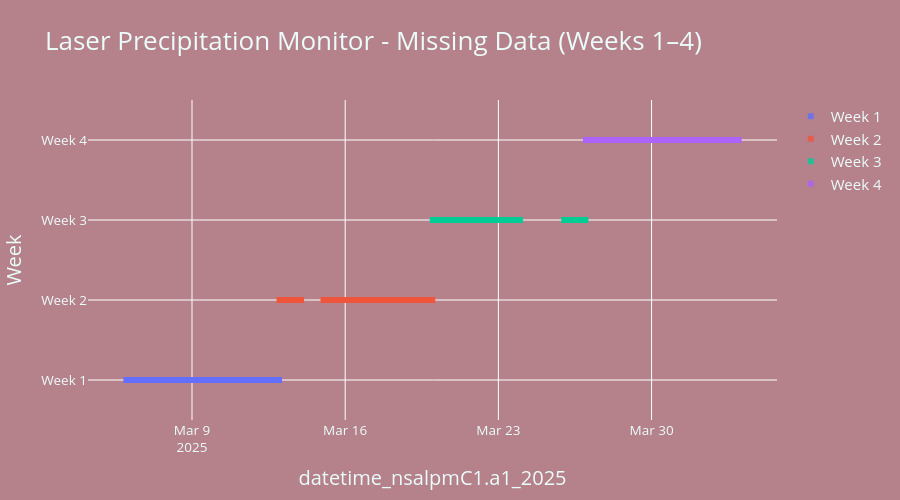

Here is the notebook cell this chart was saved with:
### Code cell
import plotly.graph_objects as go
import pandas as pd
import os
from datetime import timedelta
from datetime import datetime


site = "C1"
instrument = "LPM"
fontfamily = "Open Sans"

import pandas as pd
import os
from datetime import timedelta

def load_and_prepare_dataframe(site: str, instrument: str, yml: dict, data_folder: str = "../../data") -> tuple[pd.DataFrame, list[str], str]:
    data_info = yml['NSA'][site][instrument]
    vars = data_info['var_name']
    title = data_info['title']
    filename = data_info['filename']

    # Load and resample
    df = pd.read_csv(os.path.join(data_folder, filename), usecols=vars)
    df[vars[0]] = pd.to_datetime(df[vars[0]])
    df = df.set_index(vars[0])
    df = df.resample("10T").mean()
    df = df.dropna(how='all', subset=vars[1:])

    # Define valid time window (last 4 full weeks)
    last_valid_time = df[vars[1:]].dropna(how='all').index.max()
    if last_valid_time is None:
        raise ValueError(f"No valid data found for {site}-{instrument}")
    
    end_of_week_4 = last_valid_time.floor("D") + pd.Timedelta(hours=23, minutes=50)
    start_of_week_1 = end_of_week_4 - timedelta(days=28)
    seconds_in_week = 7 * 24 * 60 * 60

    df = df.loc[start_of_week_1:end_of_week_4 - pd.Timedelta(minutes=9)].reset_index()
    df['week'] = (((df[vars[0]] - start_of_week_1).dt.total_seconds()) // seconds_in_week + 1).astype(int)
    df['is_nan'] = df[vars[1]].isna().astype(int)

    return df, vars, title

df, vars, title = load_and_prepare_dataframe("C1", "LPM", yml)

fig = go.Figure()

for week in range(1, 5):
    df_w = df[(df['week'] == week)]
    print(f"Week {week}: {len(df_w)} missing points")
    if not df_w.empty:
        fig.add_trace(go.Scattergl(
            x=df_w[vars[0]],
            y=df_w['is_nan'] + df_w['week'],
            mode='markers',
            marker=dict(symbol='square', size=6, opacity=0.8),
            name=f"Week {week}",
            showlegend=True
        ))

fig.update_layout(
    paper_bgcolor='#B5828C',
    plot_bgcolor='#B5828C',
    title=dict(
        text=f"{title} - Missing Data (Weeks 1–4)",
        font=dict(color='#EBFDFB', size=26, family=fontfamily)
    ),
    xaxis=dict(
        title=dict(text=vars[0], font=dict(color='#EBFDFB', size=20, family=fontfamily)),
        tickfont=dict(color='#EBFDFB', size=13.5, family=fontfamily)
    ),
    yaxis=dict(
        title=dict(text="Week", font=dict(color='#EBFDFB', size=20, family=fontfamily)),
        tickmode='array',
        tickvals=[1, 2, 3, 4],
        ticktext=["Week 1", "Week 2", "Week 3", "Week 4"],
        tickfont=dict(color='#EBFDFB', size=13.5, family=fontfamily),
        range=[0.5, 4.5]
    ),
    legend=dict(
        x=1.02, y=1, yanchor='top',
        font=dict(color='#EBFDFB', size=15, family=fontfamily)
    ),
    margin=dict(r=100),
    height=500
)

fig.show()

### Figure 1 — Plotly figure (JSON) as saved in the notebook; plotly's stock layout.template omitted (floating-point values rounded to 4 significant figures; data arrays with more than 128 entries replaced by an {"elided": "..."} marker saying what was removed)
{"data": [{"marker": {"opacity": 0.8, "size": 6, "symbol": "square"}, "mode": "markers", "name": "Week 1", "showlegend": true, "type": "scattergl", "x": {"elided": "1008 str values"}, "y": {"elided": "1008 int values"}}, {"marker": {"opacity": 0.8, "size": 6, "symbol": "square"}, "mode": "markers", "name": "Week 2", "showlegend": true, "type": "scattergl", "x": {"elided": "864 str values"}, "y": {"elided": "864 int values"}}, {"marker": {"opacity": 0.8, "size": 6, "symbol": "square"}, "mode": "markers", "name": "Week 3", "showlegend": true, "type": "scattergl", "x": {"elided": "720 str values"}, "y": {"elided": "720 int values"}}, {"marker": {"opacity": 0.8, "size": 6, "symbol": "square"}, "mode": "markers", "name": "Week 4", "showlegend": true, "type": "scattergl", "x": {"elided": "1008 str values"}, "y": {"elided": "1008 int values"}}], "layout": {"height": 500, "legend": {"font": {"color": "#EBFDFB", "family": "Open Sans", "size": 15}, "x": 1.02, "y": 1, "yanchor": "top"}, "margin": {"r": 100}, "paper_bgcolor": "#B5828C", "plot_bgcolor": "#B5828C", "title": {"font": {"color": "#EBFDFB", "family": "Open Sans", "size": 26}, "text": "Laser Precipitation Monitor - Missing Data (Weeks 1–4)"}, "xaxis": {"tickfont": {"color": "#EBFDFB", "family": "Open Sans", "size": 13.5}, "title": {"font": {"color": "#EBFDFB", "family": "Open Sans", "size": 20}, "text": "datetime_nsalpmC1.a1_2025"}}, "yaxis": {"range": [0.5, 4.5], "tickfont": {"color": "#EBFDFB", "family": "Open Sans", "size": 13.5}, "tickmode": "array", "ticktext": ["Week 1", "Week 2", "Week 3", "Week 4"], "tickvals": [1, 2, 3, 4], "title": {"font": {"color": "#EBFDFB", "family": "Open Sans", "size": 20}, "text": "Week"}}}}
